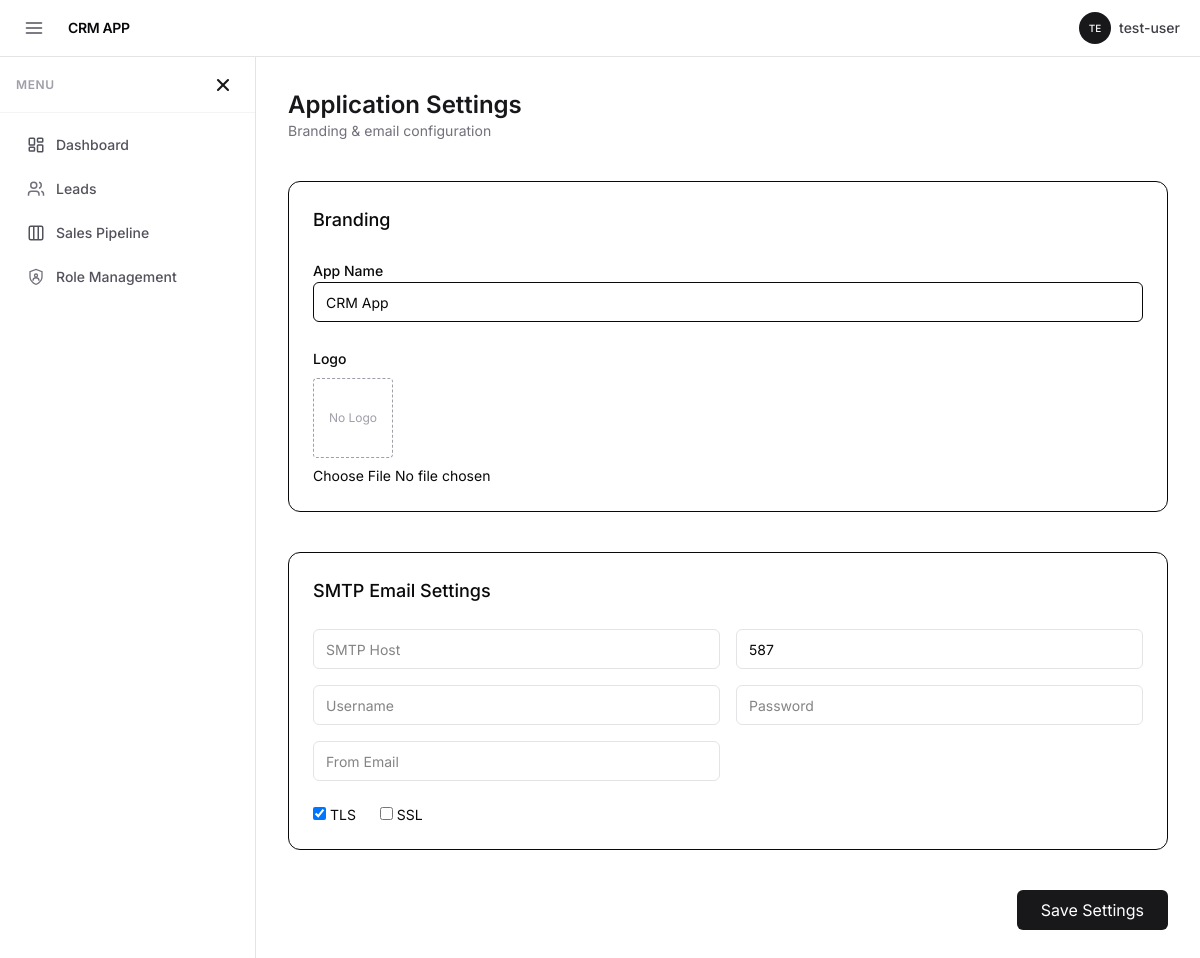
Page /settings/settings/ (signed in) on the earlier database version.
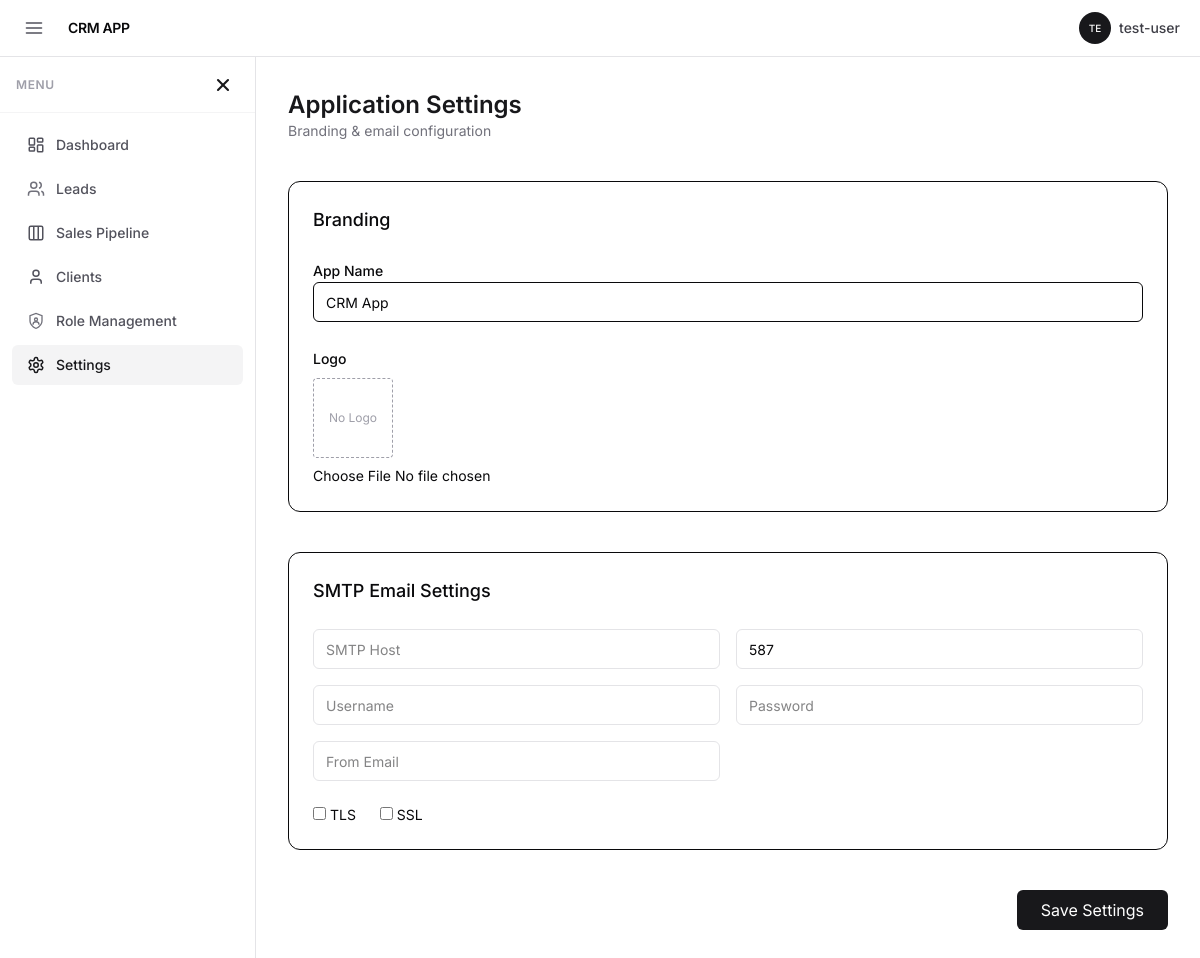
Same page on the later database version.
### settings/models.py (models this page shows, shortened)
class AppSetting(models.Model):
    app_name = models.CharField(max_length=100, default="Teal CRM")
    base_url = models.URLField(blank=True, default="")
    logo = models.ImageField(
        upload_to="branding/",
        blank=True,
        null=True
    )
    smtp_host = models.CharField(max_length=255, blank=True)
    smtp_port = models.PositiveIntegerField(default=587)
    smtp_username = models.CharField(max_length=255, blank=True)
    smtp_password = models.CharField(max_length=255, blank=True)
    smtp_use_tls = models.BooleanField(default=True)
    smtp_use_ssl = models.BooleanField(default=False)
    smtp_from_email = models.EmailField(blank=True)

### settings/views.py (the view, shortened to what this page needs)
# urls.py: path('settings/', views.app_settings, name='app_settings'),
@login_required
def app_settings(request):
    app_setting, _ = AppSetting.objects.get_or_create(id=1)
    return render(request, "settings/app_settings.html", {
        "settings": app_setting
    })

### crm/context_processors.py (called while the page is built)
def app_settings(request):
    setting = AppSetting.objects.first()
    return {
        'app_setting': setting
    }

### userprofile/context_processors.py (called while the page is built)
def sidebar_visibility(request):
    auth_pages = [
        'login',
        'signup',
        'login_otp',
        'verify_login_otp',
        'forgot_password',
        'verify_otp',
        'reset_password'
    ]
    current_url_name = request.resolver_match.url_name if request.resolver_match else None
    show_shell = request.user.is_authenticated and current_url_name not in auth_pages
    return {
        'show_app_shell': show_shell
    }

### settings/templates/settings/app_settings.html (shortened to what this page needs)
{% extends "core/base.html" %}
{% block content %}
<div class="max-w-4xl mx-auto space-y-10">
    <div>
        <h1 class="text-2xl font-semibold text-zinc-900">Application Settings</h1>
        <p class="text-sm text-zinc-500">Branding & email configuration</p>
    </div>
    <form method="post" enctype="multipart/form-data" x-data="imageViewer({{ settings.logo|yesno:'true,false' }})"
        @input="handleOtherInput($event)" class="space-y-10">
        <section class="bg-white border rounded-xl p-6 space-y-6">
            <h2 class="text-lg font-medium">Branding</h2>
            <div>
                <label class="text-sm font-medium">App Name</label>
                <input type="text" name="app_name" value="{{ settings.app_name }}"
                    class="w-full h-10 border rounded-md px-3 text-sm">
            </div>
            <div>
                <label class="text-sm font-medium">Logo</label>
                <div class="mt-2">
                    <template x-if="!imageUrl && !hasExistingLogo">
                        <div
                            class="h-20 w-20 flex items-center justify-center border-dashed border rounded text-xs text-zinc-400">
                            No Logo
                        </div>
                    </template>
                </div>
                <input type="file" name="logo" id="logoInput" class="mt-2 text-sm">
            </div>
        </section>
        <section class="bg-white border rounded-xl p-6 space-y-6">
            <h2 class="text-lg font-medium">SMTP Email Settings</h2>
            <div class="grid grid-cols-1 md:grid-cols-2 gap-4">
                <input name="smtp_host" value="{{ settings.smtp_host }}" placeholder="SMTP Host" class="input">
                <input name="smtp_port" value="{{ settings.smtp_port }}" placeholder="Port" class="input">
                <input name="smtp_username" value="{{ settings.smtp_username }}" placeholder="Username" class="input">
                <input name="smtp_password" value="{{ settings.smtp_password }}" placeholder="Password" type="password"
                    class="input">
                <input name="smtp_from_email" value="{{ settings.smtp_from_email }}" placeholder="From Email"
                    class="input">
            </div>
            <div class="flex gap-6 text-sm">
                <label><input type="checkbox" name="smtp_use_tls" {% if settings.smtp_use_tls %}checked{% endif %}>
                    TLS</label>
                <label><input type="checkbox" name="smtp_use_ssl" {% if settings.smtp_use_ssl %}checked{% endif %}>
                    SSL</label>
            </div>
        </section>
        <div class="flex justify-end">
            <button class="px-6 py-2 bg-zinc-900 text-white rounded-md">
                Save Settings
            </button>
        </div>
    </form>
</div>
{% endblock %}

### accounts/templates/core/base.html (shortened to what the changed rows need)
<!doctype html>
<html lang="en">
<head>
    <script src="https://cdn.jsdelivr.net/npm/@tailwindcss/browser@4"></script>
</head>
<body class="h-screen overflow-hidden bg-white text-zinc-950 flex flex-col" x-data="{
    sidebarOpen: localStorage.getItem('sidebarOpen') !=='false',
    toggle() {
        this.sidebarOpen = !this.sidebarOpen;
        localStorage.setItem('sidebarOpen', this.sidebarOpen);
    }
  }"
>
    <header class="flex-none z-30 w-full border-b border-zinc-200 bg-white/80 backdrop-blur-md">
        <div class="flex items-center justify-between px-4 h-14">
            <div class="flex items-center gap-4">
                <a href="{% url 'dashboard' %}" class="flex items-center">
                    {% if app_setting.logo %}
                    <img src="{{ app_setting.logo.url }}" alt="logo" class="h-7 w-auto object-contain">
                    {% else %}
                    <span class="text-sm font-semibold tracking-tight uppercase">
                        {{ app_setting.app_name|default:"Teal CRM" }}
                    </span>
                    {% endif %}
                </a>
            </div>
        </div>
    </header>
    <div class="flex flex-1 overflow-hidden">
        {% if request.show_app_shell %}
        <aside x-show="sidebarOpen" x-cloak
            class="fixed inset-y-0 left-0 z-50 w-64 bg-white border-r border-zinc-200 transition-transform md:static md:translate-x-0 flex flex-col overflow-hidden"
            :class="sidebarOpen ? 'translate-x-0' : '-translate-x-full'">
            <nav class="flex-1 overflow-y-auto p-3 space-y-1">
                <a href="{% url 'dashboard' %}"
                    class="flex items-center px-3 py-2 rounded-md text-sm font-medium transition-colors
                    {% if request.resolver_match.url_name == 'dashboard' %} bg-zinc-100 text-zinc-900 {% else %} text-zinc-600 hover:bg-zinc-50 hover:text-zinc-900 {% endif %}">
                    <div class="w-6 h-6 flex items-center justify-center mr-2">
                    </div>
                    Dashboard
                </a>
                {% if request.sidebar.leads %}
                <a href="{% url 'leads_list' %}"
                    class="flex items-center px-3 py-2 rounded-md text-sm font-medium transition-colors
                    {% if 'leads' in request.path %} bg-zinc-100 text-zinc-900 {% else %} text-zinc-600 hover:bg-zinc-50 hover:text-zinc-900 {% endif %}">
                    <div class="w-6 h-6 flex items-center justify-center mr-2 text-zinc-500">
                    </div>
                    Leads
                </a>
                {% endif %}
                {% if request.sidebar.pipeline %}
                <a href="{% url 'leads_pipeline' %}"
                    class="flex items-center px-3 py-2 rounded-md text-sm font-medium transition-colors
                    {% if 'pipeline' in request.path %} bg-zinc-100 text-zinc-900 {% else %} text-zinc-600 hover:bg-zinc-50 hover:text-zinc-900 {% endif %}">
                    <div class="w-6 h-6 flex items-center justify-center mr-2">
                    </div>
                    Sales Pipeline
                </a>
                {% endif %}
                {% if request.sidebar.clients %}
                <a href="{% url 'clients_list' %}"
                    class="flex items-center px-3 py-2 rounded-md text-sm font-medium transition-colors
                    {% if 'clients' in request.path %} bg-zinc-100 text-zinc-900 {% else %} text-zinc-600 hover:bg-zinc-50 hover:text-zinc-900 {% endif %}">
                    <div class="w-6 h-6 flex items-center justify-center mr-2">
                        <svg width="18" height="18" viewBox="0 0 24 24" fill="none" stroke="currentColor" stroke-width="2"><path d="M19 21v-2a4 4 0 0 0-4-4H9a4 4 0 0 0-4 4v2" /><circle cx="12" cy="7" r="4" /></svg>
                    </div>
                    Clients
                </a>
                {% endif %}
                {% if request.sidebar.roles %}
                <a href="{% url 'roles:user_list' %}"
                   class="flex items-center px-3 py-2 rounded-md text-sm font-medium transition-colors
                    {% if 'roles' in request.path %} bg-zinc-100 text-zinc-900 {% else %} text-zinc-600 hover:bg-zinc-50 hover:text-zinc-900 {% endif %}">
                    <div class="w-6 h-6 flex items-center justify-center mr-2 text-zinc-500">
                    </div>
                    Role Management
                </a>
                {% endif %}
                {% if request.sidebar.settings %}
                <a href="{% url 'app_settings' %}"
                    class="flex items-center px-3 py-2 rounded-md text-sm font-medium transition-colors
                    {% if 'settings' in request.path %} bg-zinc-100 text-zinc-900 {% else %} text-zinc-600 hover:bg-zinc-50 hover:text-zinc-900 {% endif %}">
                    <div class="w-6 h-6 flex items-center justify-center mr-2">
                    </div>
                    Settings
                </a>
                {% endif %}
            </nav>
        </aside>
        {% endif %}
        <main class="flex-1 overflow-y-auto bg-white min-w-0">
            <div class="px-8 py-8">
                {% block content %}{% endblock %}
            </div>
        </main>
    </div>
</body>
</html>

Differences in the rows shown:
changed AppSetting "CRM APP": smtp_use_tls "☑" → "☐"
Other differences:
text now shown: "Clients Settings"
